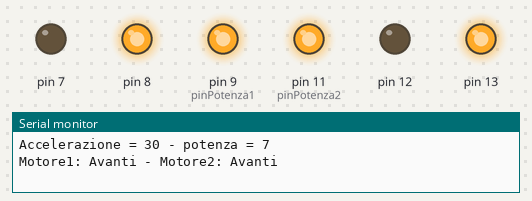
Recording of a sketch running on a simulated Arduino Uno, built with avr-gcc and run on an emulated ATmega328P. On the bench: output pins drawn as LEDs (lit = HIGH), the last lines printed to the serial monitor.

Above: at 0.7 s.
At 2.2 s:
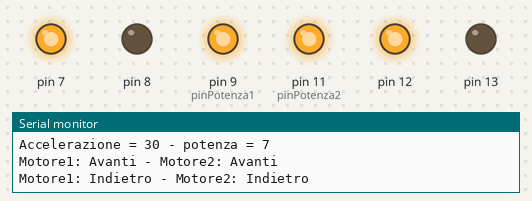
At 5.2 s:
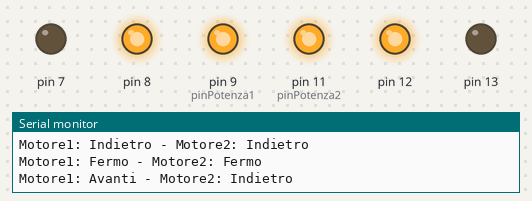
At 6.7 s:
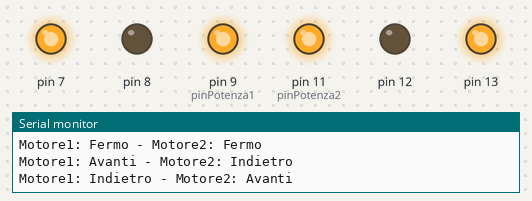
At 8.2 s:
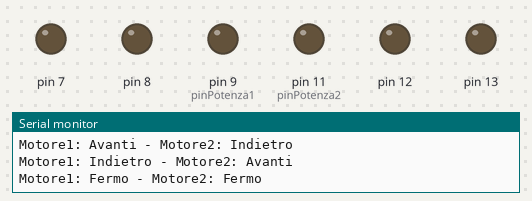
Timing chart, 0 to 11.7 s (numbered marks = the images above):
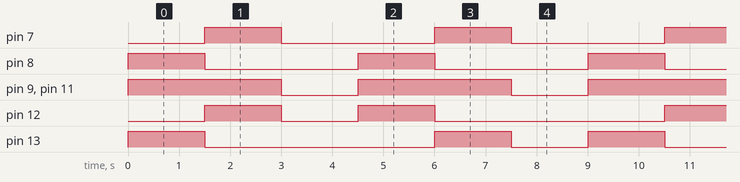

Measured:
- by itself, pin 7, pin 8: alternates HIGH for 1.5 s and LOW for 3.0 s
- by itself, pin 9 (pinPotenza1), pin 11 (pinPotenza2): alternates HIGH for 3.0 s and LOW for 1.5 s
- by itself, pin 12: repeats every 9.0 s: LOW 1.5 s, HIGH 1.5 s, LOW 4.5 s, HIGH 1.5 s
- by itself, pin 13: repeats every 9.0 s: LOW 4.5 s, HIGH 1.5 s, LOW 1.5 s, HIGH 1.5 s

The sketch:

L298N_Test.ino
```cpp
/*
 * L298N_Test  Test della libreria L298NMotor per pilotare due motori DC con Arduino e la scheda L298N Dual H-Bridge
 *
 * ( http://www.ebay.it/itm/Modulo-L298N-Dual-H-Bridge-DC-Stepper-Motor-Controller-Modulo-per-Arduino-/222406385028 )
 *
 * Le istruzioni sulla scheda sono state prese dalle pagine di Andrea Lombardo ( http://www.lombardoandrea.com/l298n-pilotare-un-motore-dc-con-arduino/ )
 *
 * Autore  : Marco Bevacqua
 * Web     :
 * Post    :
 * Git     :
 */

#include <L298NMotor.h>

//definizione dei pin
//
// Motore 1
static int m1A = 8; //pin digitale per determinare gli stati logici da inviare al modulo
static int m1B = 7; //pin digitale per determinare gli stati logici da inviare al modulo
static int pinPotenza1 = 9; //pin tramite il quale inviare un segnale di tipo PWM tramite la funzione analgWrite()

// Motore 2
static int m2A = 13; //pin digitale per determinare gli stati logici da inviare al modulo
static int m2B = 12; //pin digitale per determinare gli stati logici da inviare al modulo
static int pinPotenza2 = 11; //pin tramite il quale inviare un segnale di tipo PWM tramite la funzione analgWrite()

//variabili usate per gestire e mostrare i valori di operaizone
int accelerazione;
int potenza;

// Istanzio gli oggetti per i motori
L298NMotor Motore1 = L298NMotor ( m1A, m1B, pinPotenza1 ) ;
L298NMotor Motore2 = L298NMotor ( m2A, m2B, pinPotenza2 ) ;

void setup() {
  //inizializzo la comunicazione seriale cosi da mostrare i valori nel Monitor Seriale
  Serial.begin(9600);

  //inizializzo variabili
  accelerazione = 0;
  potenza = 0;
}

void loop() {
  accelerazione = 30 ;  // Per ora uso un valore fisso

  /*
  Il range dei valori analogici e' da 0 a 1024 mentre il range dei valori PWM  e' da 0 a 255
  per mantenere questa proporzionalita' eseguo la mappatura dei valori
  */
  potenza = map(accelerazione, 0, 1024, 0, 255);

  //Invio i dati letti al Monitor seriale, cosi da poterli vedere a video
  Serial.print("Accelerazione = ");
  Serial.print(accelerazione);
  Serial.print(" - potenza = ");
  Serial.println(potenza);

  Serial.println("Motore1: Avanti - Motore2: Avanti");
  Motore1.forward(potenza);
  Motore2.forward(potenza);
  delay(1500);

  Serial.println("Motore1: Indietro - Motore2: Indietro");
  Motore1.backward(potenza);
  Motore2.backward(potenza);
  delay(1500);
  Serial.println("Motore1: Fermo - Motore2: Fermo");
  Motore1.stop_it();
  Motore2.stop_it();
  delay(1500);

  Serial.println("Motore1: Avanti - Motore2: Indietro");
  Motore1.forward(potenza);
  Motore2.backward(potenza);
  delay(1500);

  Serial.println("Motore1: Indietro - Motore2: Avanti");
  Motore1.backward(potenza);
  Motore2.forward(potenza);
  delay(1500);

  Serial.println("Motore1: Fermo - Motore2: Fermo");
  Motore1.stop_it();
  Motore2.stop_it();
  delay(1500);
}
```

L298NMotor.cpp
```cpp
/*
  L298NMotor.cpp - Library to control a DC Motor using an L298N driver Board.

  ( http://www.ebay.it/itm/Modulo-L298N-Dual-H-Bridge-DC-Stepper-Motor-Controller-Modulo-per-Arduino-/222406385028 )

  Le istruzioni sulla scheda sono state prese dalle pagine di Andrea Lombardo ( http://www.lombardoandrea.com/l298n-pilotare-un-motore-dc-con-arduino/ )

  Created by Marco Bevacqua, February 10, 2017.
  Released into the public domain.
*/

#include "Arduino.h"
#include "L298NMotor.h"

L298NMotor::L298NMotor(int IN1_pin, int IN2_pin, int Enable_pin)
{
  pinMode(IN1_pin, OUTPUT);
  pinMode(IN2_pin, OUTPUT);
  pinMode(Enable_pin, OUTPUT);
  _IN1_pin = IN1_pin;
  _IN2_pin = IN2_pin;
  _Enable_pin = Enable_pin;
}

/*
 Definisco il senso di marcia del motore

 _IN1 | _IN2 | Risultato
------|------|----------------------
 LOW  | LOW  | fermo
 LOW  | HIGH | Movimento in un senso
 HIGH | LOW  | Movimento senso opposto
 HIGH | HIGH | Fermo

Il senso di marcia dipende dall'ordine in cui sono collegati i due fili di alimentazione del motore, si può modificare
invertendo i fili o invertendo quale pin settare a LOW e quale a High nelle funzioni

*/

void L298NMotor::forward(int speed)
{
  digitalWrite(_IN1_pin, HIGH);
  digitalWrite(_IN2_pin, LOW);
  setspeed(speed);
}

void L298NMotor::backward(int speed)
{
  digitalWrite(_IN1_pin, LOW);
  digitalWrite(_IN2_pin, HIGH);
  setspeed(speed);
}

void L298NMotor::stop_it()
{
  digitalWrite(_IN1_pin, LOW);
  digitalWrite(_IN2_pin, LOW);
  setspeed(0);
}

void L298NMotor::setspeed(int speed)
{
  _speed = speed;
  digitalWrite(_Enable_pin, _speed);
}
```

L298NMotor.h
```cpp
/*
  L298NMotor.h - Library to control a DC Motor using an L298N driver Board.

  ( http://www.ebay.it/itm/Modulo-L298N-Dual-H-Bridge-DC-Stepper-Motor-Controller-Modulo-per-Arduino-/222406385028 )

  Le istruzioni sulla scheda sono state prese dalle pagine di Andrea Lombardo ( http://www.lombardoandrea.com/l298n-pilotare-un-motore-dc-con-arduino/ )

  Created by Marco Bevacqua, February 10, 2017.
  Released into the public domain.
*/

#ifndef L298NMotor_h
#define L298NMotor_h

#include "Arduino.h"

class L298NMotor
{
  public:
   L298NMotor(int IN1_pin, int IN2_pin, int Enable_pin);
    void forward(int speed);
    void backward(int speed);
    void stop_it();
    void setspeed(int speed); // Set the Current motor speed
  private:
    int _IN1_pin;
    int _IN2_pin;
    int _Enable_pin;
    int _speed;      // Current speed setting
};

#endif
```
